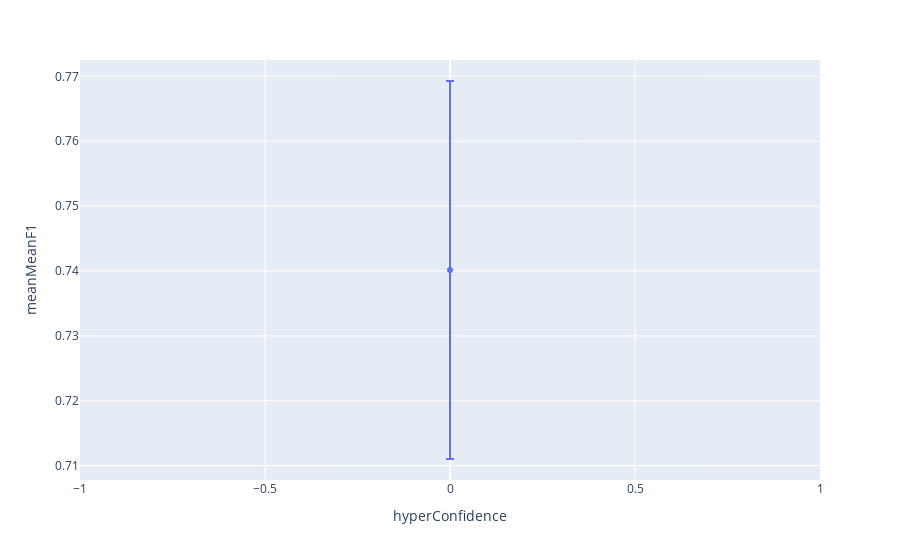

Notebook source saved alongside this figure:
### Code cell
aux=hyperParams[(hyperParams.hyperThres==optimal.hyperThres)&(hyperParams.hyperDepth==optimal.hyperDepth)&
                (hyperParams.hyperDuration==optimal.hyperDuration)&(hyperParams.hyperClose==optimal.hyperClose)].reset_index(drop=True)
px.scatter(aux,x='hyperConfidence',y='meanMeanF1',error_y='stdMeanF1')

### Figure 1 — Plotly figure (JSON) as saved in the notebook; plotly's stock layout.template omitted (floating-point values rounded to 4 significant figures)
{"data": [{"error_y": {"array": [0.02912]}, "hovertemplate": "hyperConfidence=%{x}<br>meanMeanF1=%{y}<extra></extra>", "legendgroup": "", "marker": {"color": "#636efa", "symbol": "circle"}, "mode": "markers", "name": "", "orientation": "v", "showlegend": false, "type": "scatter", "x": [0], "xaxis": "x", "y": [0.7402], "yaxis": "y"}], "layout": {"legend": {"tracegroupgap": 0}, "margin": {"t": 60}, "xaxis": {"anchor": "y", "domain": [0, 1], "title": {"text": "hyperConfidence"}}, "yaxis": {"anchor": "x", "domain": [0, 1], "title": {"text": "meanMeanF1"}}}}
